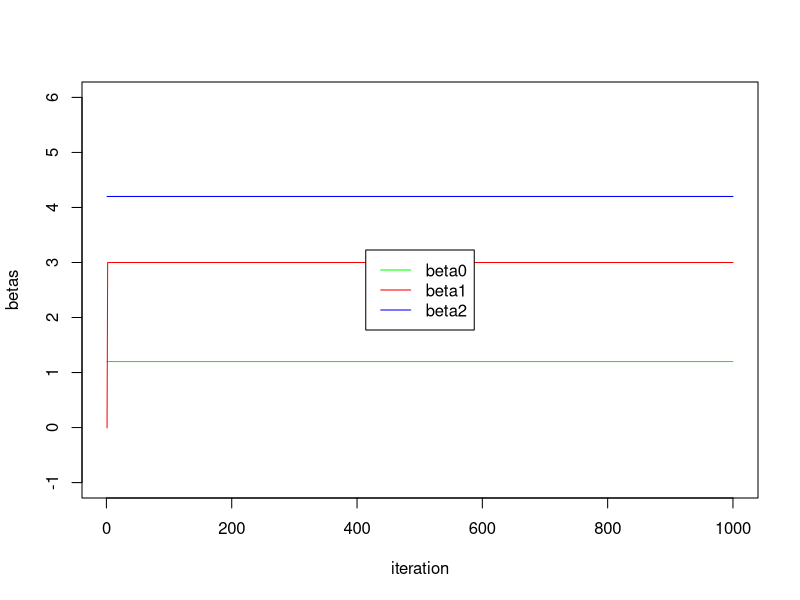
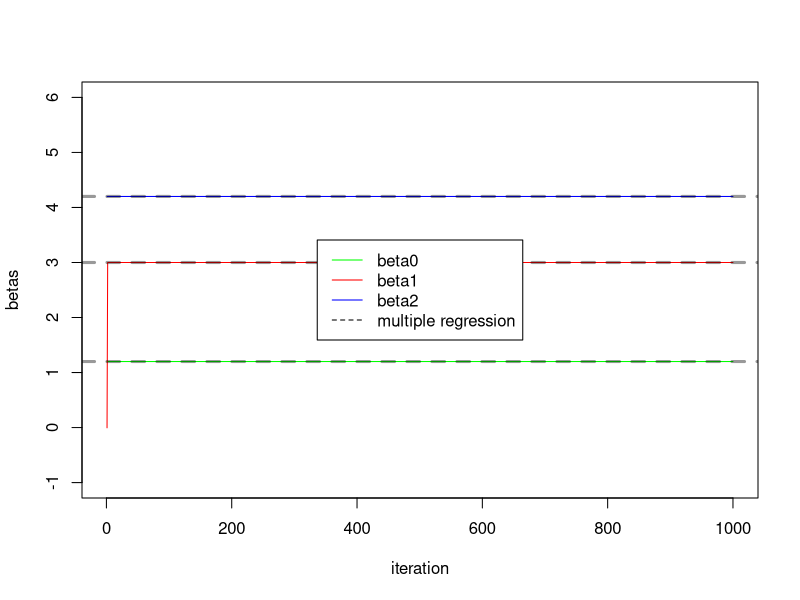

Reproduce these figures in R, in order.
## ---- chunk 1
set.seed(1)
X1 = rnorm(100)
X2 = rnorm(100)
## ---- chunk 2
Y = 1.2 + 3 * X1 + 4.2 * X2
## ---- chunk 3
a = Y - 3 * X1
beta2 = lm(a ~ X2)$coef[2]
beta2
## ---- chunk 4
b = Y - 4 * X2
beta1 = lm(a ~ X1)$coef[2]
beta1
## ---- chunk 5
beta0 = 1.2
for (i in 1:1000) {
    a = Y - beta1[i] * X1
    beta2[i] = lm(a ~ X2)$coef[2]
    a = Y - beta2[i] * X2
    lm.fit = lm(a ~ X1)
    if (i < 1000) {
        beta1[i + 1] = lm.fit$coef[2]
    }
    beta0[i] = lm.fit$coef[1]
}
plot(1:1000, beta0, type = "l", xlab = "iteration", ylab = "betas", ylim = c(-1, 
    6), col = "green")
lines(1:1000, beta1, col = "red")
lines(1:1000, beta2, col = "blue")
legend("center", c("beta0", "beta1", "beta2"), lty = 1, col = c("green", "red", 
    "blue"))
## ---- chunk 6
lm.fit = lm(Y ~ X1 + X2)
plot(1:1000, beta0, type = "l", xlab = "iteration", ylab = "betas", ylim = c(-1, 
    6), col = "green")
lines(1:1000, beta1, col = "red")
lines(1:1000, beta2, col = "blue")
abline(h = lm.fit$coef[1], lty = "dashed", lwd = 3, col = rgb(0, 0, 0, alpha = 0.4))
abline(h = lm.fit$coef[2], lty = "dashed", lwd = 3, col = rgb(0, 0, 0, alpha = 0.4))
abline(h = lm.fit$coef[3], lty = "dashed", lwd = 3, col = rgb(0, 0, 0, alpha = 0.4))
legend("center", c("beta0", "beta1", "beta2", "multiple regression"), lty = c(1, 
    1, 1, 2), col = c("green", "red", "blue", "black"))
